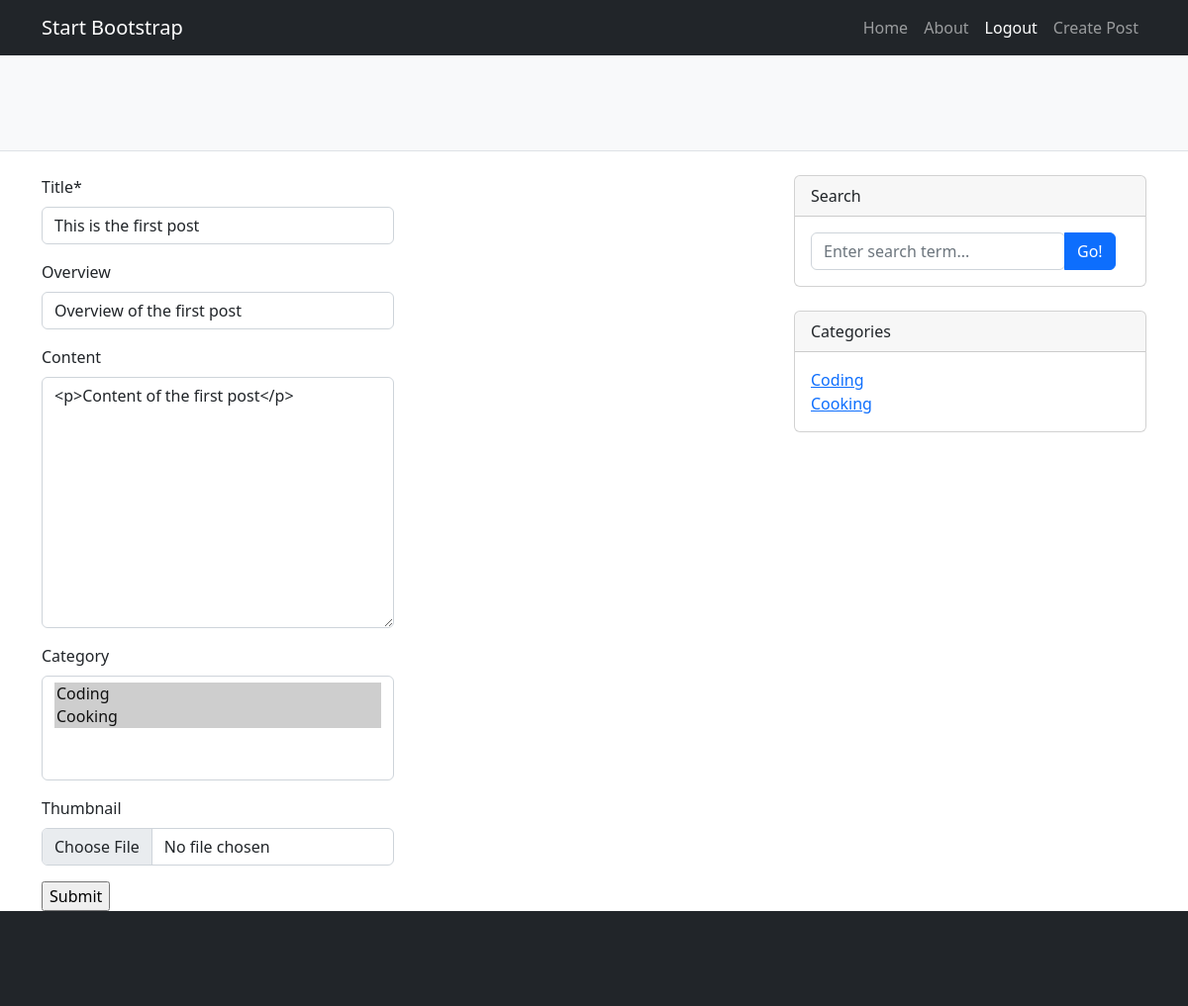
The page /post_update/1/ (signed in) on the database as committed earlier.
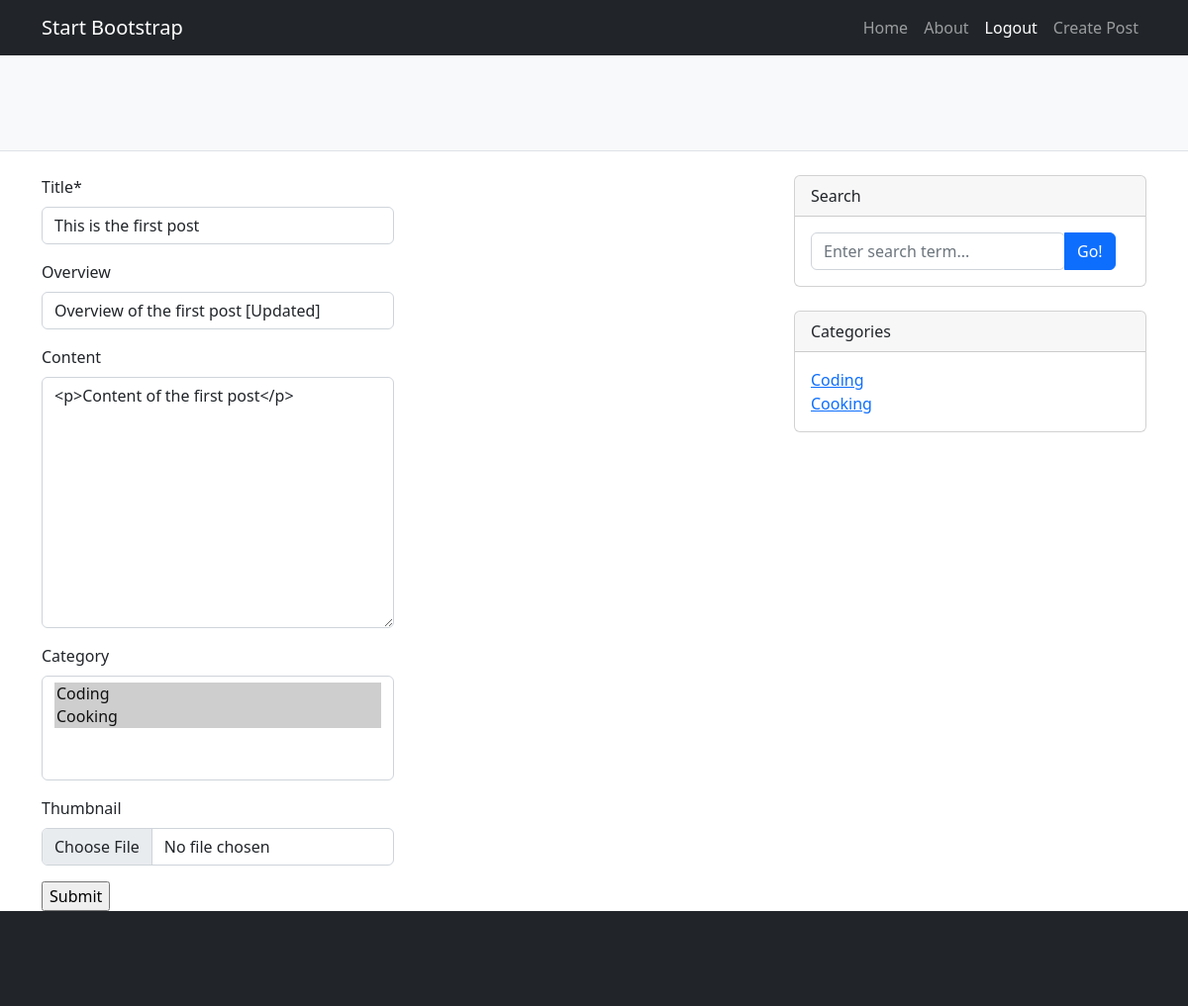
The same page on the database as committed later.
### core/models.py (models this page shows, shortened)
class Post(models.Model):
    author = models.ForeignKey(User, on_delete=models.CASCADE)
    title = models.CharField(max_length=30)
    overview = models.CharField(max_length=60, null=True, blank=True)
    content = RichTextField(blank=True, null=True)
    category = models.ManyToManyField(Category, blank=True)
    thumbnail = models.ImageField(upload_to='media/thumbnails', null=True, blank=True)
    timestamp = models.DateTimeField(auto_now_add=True)
    view_count = models.IntegerField(default=0)

### core/views.py (the view)
# urls.py: path('post_update/<int:pk>/', views.post_update, name='post-update'),
def post_update(request, pk):
    post = get_object_or_404(Post, pk=pk)
    if request.user != post.author:
        raise Http404('Unable to update post, you are not the author')
    form = PostForm(request.POST or None, request.FILES or None, instance=post)
    if request.method == 'POST':
        if form.is_valid():
            form.instance.user = request.user
            form.save()
            return redirect(reverse('post-detail', kwargs={'pk': form.instance.id}))
    return render(request, 'core/post_update.html', {'form': form})

### core/forms.py
class PostForm(ModelForm):
    class Meta:
        model = Post
        fields = ['title', 'overview', 'content', 'category', 'thumbnail']

### core/context_processors.py (called while the page is built)
def category_sidebar(request):
    return {'category_list': Category.objects.all()}

### core/models.py (called while the page is built)
    def __str__(self):
        return self.category_name

### core/templates/core/post_update.html (shortened to what this page needs)
{% extends 'core/base.html' %}
{% load static %}
{% load crispy_forms_tags %}
{% block content %}
    <header class="py-5 bg-light border-bottom mb-4">
    </header>
    <div class="container">
        <div class="row">
            <div class="col-lg-8">
                <div class="row">
                    <div class="col-lg-6">
                        <form method="POST">
                            {{ form|crispy }}
                        <input type="submit"/>
                         </form>
                        </div>
                </div>
            </div>
{% endblock %}

Rows that differ between the two databases and show on the page:
changed Post "This is the first post": overview "Overview of the first post" → "Overview of the first post [Updated]"
